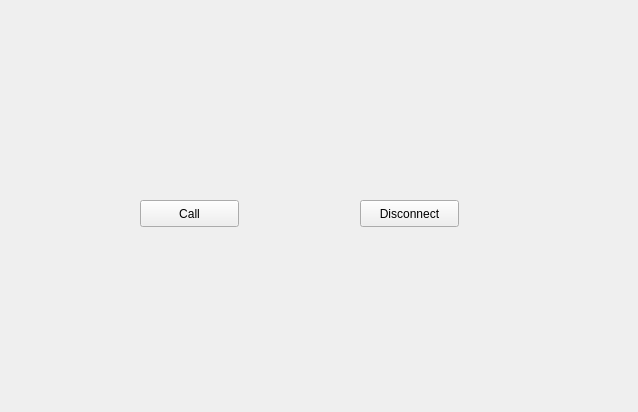
<?xml version="1.0" encoding="UTF-8"?>
<ui version="4.0">
 <class>CallViewWidget</class>
 <widget class="QWidget" name="CallViewWidget">
  <property name="geometry">
   <rect>
    <x>0</x>
    <y>0</y>
    <width>638</width>
    <height>412</height>
   </rect>
  </property>
  <property name="windowTitle">
   <string>Form</string>
  </property>
  <widget class="QPushButton" name="pushButton">
   <property name="geometry">
    <rect>
     <x>140</x>
     <y>200</y>
     <width>99</width>
     <height>27</height>
    </rect>
   </property>
   <property name="text">
    <string>Call</string>
   </property>
  </widget>
  <widget class="QPushButton" name="pushButton_2">
   <property name="geometry">
    <rect>
     <x>360</x>
     <y>200</y>
     <width>99</width>
     <height>27</height>
    </rect>
   </property>
   <property name="text">
    <string>Disconnect</string>
   </property>
  </widget>
 </widget>
 <resources/>
 <connections/>
</ui>
